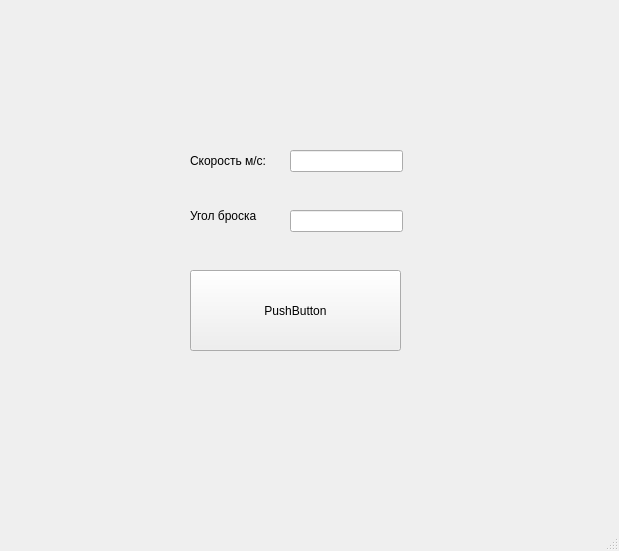
<?xml version="1.0" encoding="UTF-8"?>
<ui version="4.0">
 <class>MainWindow</class>
 <widget class="QMainWindow" name="MainWindow">
  <property name="geometry">
   <rect>
    <x>0</x>
    <y>0</y>
    <width>619</width>
    <height>551</height>
   </rect>
  </property>
  <property name="windowTitle">
   <string>MainWindow</string>
  </property>
  <widget class="QWidget" name="centralwidget">
   <widget class="QLabel" name="speed_text">
    <property name="geometry">
     <rect>
      <x>190</x>
      <y>140</y>
      <width>111</width>
      <height>41</height>
     </rect>
    </property>
    <property name="text">
     <string>Скорость м/c:</string>
    </property>
   </widget>
   <widget class="QLabel" name="ugol_text">
    <property name="geometry">
     <rect>
      <x>190</x>
      <y>180</y>
      <width>91</width>
      <height>71</height>
     </rect>
    </property>
    <property name="text">
     <string>Угол броска </string>
    </property>
   </widget>
   <widget class="QLineEdit" name="speed">
    <property name="geometry">
     <rect>
      <x>290</x>
      <y>150</y>
      <width>113</width>
      <height>22</height>
     </rect>
    </property>
   </widget>
   <widget class="QLineEdit" name="ugol">
    <property name="geometry">
     <rect>
      <x>290</x>
      <y>210</y>
      <width>113</width>
      <height>22</height>
     </rect>
    </property>
   </widget>
   <widget class="QPushButton" name="pb">
    <property name="geometry">
     <rect>
      <x>190</x>
      <y>270</y>
      <width>211</width>
      <height>81</height>
     </rect>
    </property>
    <property name="text">
     <string>PushButton</string>
    </property>
   </widget>
  </widget>
  <widget class="QMenuBar" name="menubar">
   <property name="geometry">
    <rect>
     <x>0</x>
     <y>0</y>
     <width>619</width>
     <height>26</height>
    </rect>
   </property>
  </widget>
  <widget class="QStatusBar" name="statusbar"/>
 </widget>
 <resources/>
 <connections/>
</ui>
